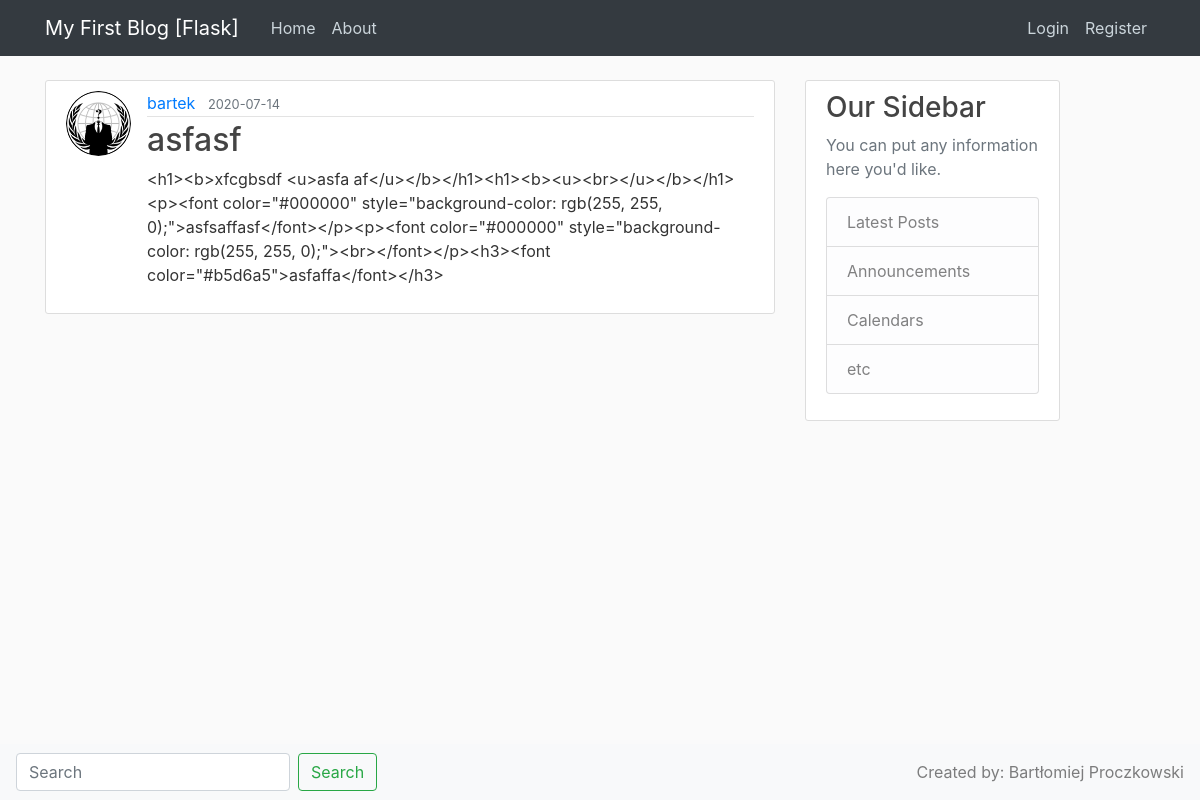
The app's page /post/4 with its own data.
### flaskblog/models.py (models this page shows, shortened)
class User(db.Model, UserMixin):
    id = db.Column(db.Integer, primary_key=True)
    username = db.Column(db.String(20), unique=True, nullable=False)
    email = db.Column(db.String(120), unique=True, nullable=False)
    image_file = db.Column(db.String(20), nullable=False, default='default.jpg')
    password = db.Column(db.String(60), nullable=False)
    posts = db.relationship('Post', backref='author', lazy=True)

class Post(db.Model):
    __searchable__ = ['title', 'content']
    id = db.Column(db.Integer, primary_key=True)
    title = db.Column(db.String(100), nullable=False)
    date_posted = db.Column(db.DateTime, nullable=False, default=datetime.utcnow)
    content = db.Column(db.Text, nullable=False)
    user_id = db.Column(db.Integer, db.ForeignKey('user.id'), nullable=False)

### flaskblog/routes.py (the view)
@app.route('/post/<int:post_id>')
def post(post_id):
    post = Post.query.get_or_404(post_id)
    return render_template('post.html', title=post.title, post=post)

### flaskblog/templates/post.html (shortened to what this page needs)
{% extends "layout.html" %}
{% block content %}
    <article class="media content-section">
        <img class="rounded-circle article-img" src="{{ url_for('static', filename='profile_pics/' + post.author.image_file) }}">
        <div class="media-body">
            <div class="article-metadata">
                <a class="mr-2" href="#">{{ post.author.username }}</a>
                <small class="text-muted">{{ post.date_posted.strftime('%Y-%m-%d') }}</small>
            </div>
            <h2 class="article-title">{{ post.title }}</h2>
            <p class="article-content">{{ post.content }}</p>
        </div>
    </article>
{% endblock content %}

### flaskblog/static/main.css (style rules this page uses)
body { background: #fafafa; color: #333333; margin-top: 5rem; }
h1, h2, h3, h4, h5, h6 { color: #444444; }
.content-section { background: #ffffff; padding: 10px 20px; border: 1px solid #dddddd; border-radius: 3px; margin-bottom: 20px; }
.article-title { color: #444444; }
.article-content { white-space: pre-line; }
.article-img { height: 65px; width: 65px; margin-right: 16px; }
.article-metadata { padding-bottom: 1px; margin-bottom: 4px; border-bottom: 1px solid #e3e3e3 }

### records on screen
User: image_file (picture), author.username "bartek"
Post: date_posted "2020-07-14", title "asfasf", content "<h1><b>xfcgbsdf <u>asfa af</u></b></h1><h1><b><u><br></u></b></h1><p><font color=\"#000000\" style=\"background-color: rgb(255, 255, 0);\">asfsaffasf</font></p><p><font color=\"#000000\" style=\"background-color: rgb(255, 255, 0);\"><br></font></p><h3><font color=\"#b5d6a5\">asfaffa</font></h3>"
